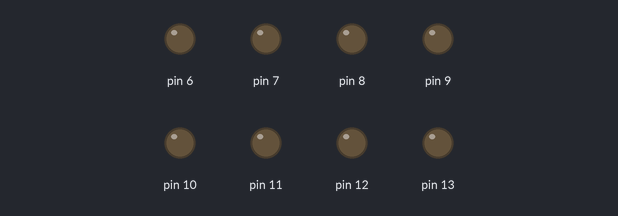
Recording of a sketch running on a simulated Arduino Uno, built with avr-gcc and run on an emulated ATmega328P. Parts: output pins drawn as LEDs (lit = HIGH).

Above: at 0.1 s.
At 7.1 s:
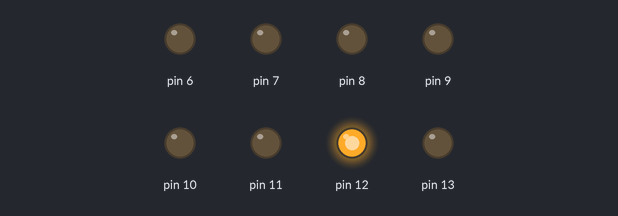
At 9.1 s:
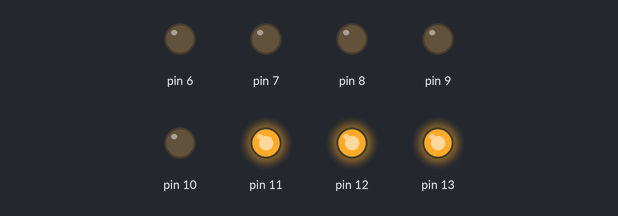
At 11.1 s:
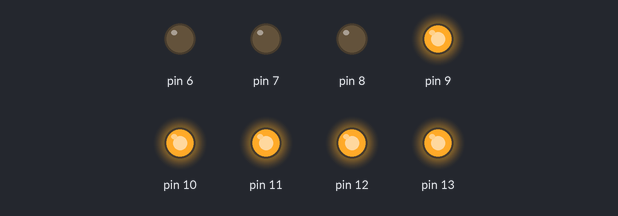
At 15.1 s:
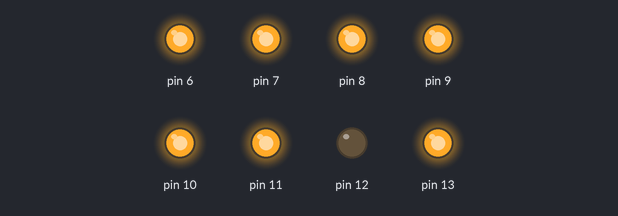
At 37.1 s:
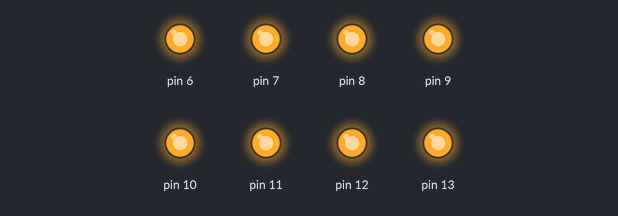
Timing chart, 0 to 38.6 s (numbered marks = the images above):
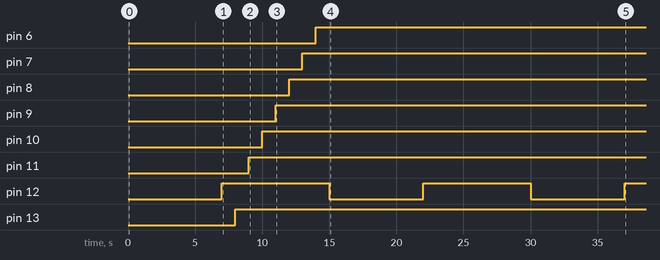

The sketch:

code.ino
```cpp
void setup() {
  // initialize digital pin LED_BUILTIN as an output.
  pinMode(12, OUTPUT);
  pinMode(13, OUTPUT);
  pinMode(11, OUTPUT);
  pinMode(10, OUTPUT);
  pinMode(9, OUTPUT);
  pinMode(8, OUTPUT);
  pinMode(7, OUTPUT);
  pinMode(6, OUTPUT);
}

// the loop function runs over and over again forever
void loop() {
                  // wait for a second
  digitalWrite(12, LOW);   // turn the LED off by making the voltage LOW
  delay(7000);
  digitalWrite(12, HIGH);  // turn the LED on (HIGH is the voltage level)
  delay(1000);
  digitalWrite(13, LOW);   // turn the LED off by making the voltage LOW

  digitalWrite(13, HIGH);  // turn the LED on (HIGH is the voltage level)
  delay(1000);
  digitalWrite(11, LOW);   // turn the LED off by making the voltage LOW

  digitalWrite(11, HIGH);  // turn the LED on (HIGH is the voltage level)
  delay(1000);
  digitalWrite(10, LOW);   // turn the LED off by making the voltage LOW

  digitalWrite(10, HIGH);  // turn the LED on (HIGH is the voltage level)
  delay(1000);
  digitalWrite(9, LOW);   // turn the LED off by making the voltage LOW

  digitalWrite(9, HIGH);  // turn the LED on (HIGH is the voltage level)
  delay(1000);
  digitalWrite(8, LOW);   // turn the LED off by making the voltage LOW

  digitalWrite(8, HIGH);  // turn the LED on (HIGH is the voltage level)
  delay(1000);
  digitalWrite(7, LOW);   // turn the LED off by making the voltage LOW

  digitalWrite(7, HIGH);  // turn the LED on (HIGH is the voltage level)
  delay(1000);
  digitalWrite(6, LOW);   // turn the LED off by making the voltage LOW

  digitalWrite(6, HIGH);  // turn the LED on (HIGH is the voltage level)
  delay(1000);


}
```

Measured:
- by itself, pin 6: LOW → HIGH at 14.0 s
- by itself, pin 7: LOW → HIGH at 13.0 s
- by itself, pin 8: LOW → HIGH at 12.0 s
- by itself, pin 9: LOW → HIGH at 11.0 s
- by itself, pin 10: LOW → HIGH at 10.0 s
- by itself, pin 11: LOW → HIGH at 9.0 s
- by itself, pin 12: alternates HIGH for 8.0 s and LOW for 7.0 s
- by itself, pin 13: LOW → HIGH at 8.0 s
